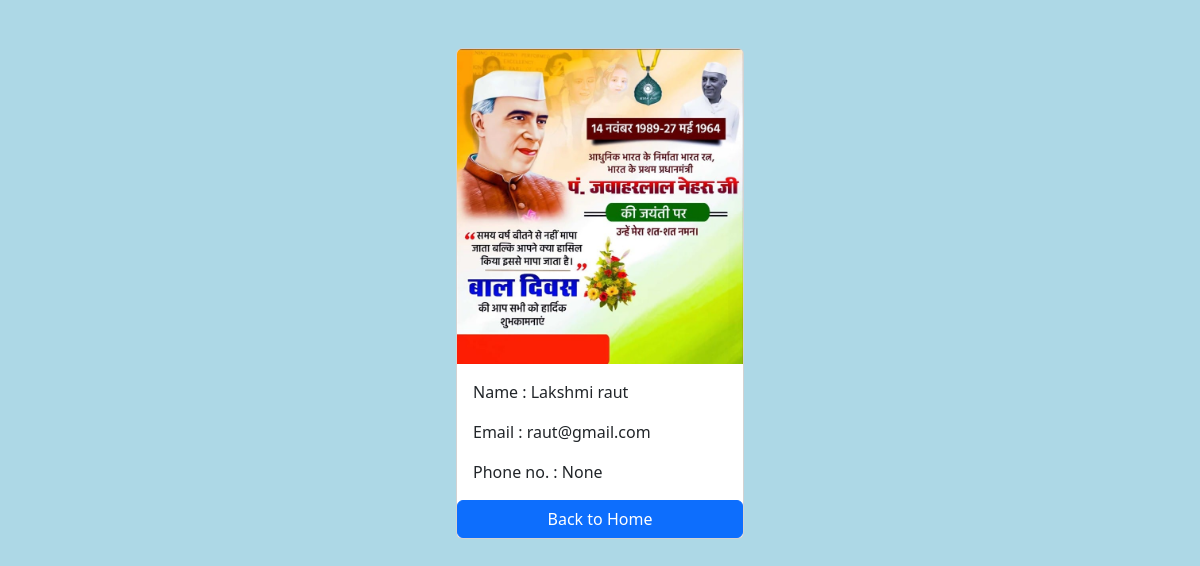
The app's page /employee/2/ with its own data.
### employee/models.py (models this page shows, shortened)
class Employee(models.Model):
    first_name = models.CharField(max_length=100)
    last_name = models.CharField(max_length=100)
    email = models.EmailField(max_length=100, unique=True)
    photo = models.ImageField(upload_to='images/')
    phone_no = models.CharField(max_length=12, blank=True, null=True)
    created_at = models.DateTimeField(auto_now_add=True)
    updated_at = models.DateTimeField(auto_now=True)

### employee/views.py (the view)
# urls.py: path('<int:pk>/', views.employee_detail, name='employee_detail')
def employee_detail(request,pk):
      employee = get_object_or_404(Employee,pk=pk)
      context = {
            'employee': employee,
      }
      return render(request, 'employee_detail.html',context)

### templates/employee_detail.html (shortened to what this page needs)
{% load static %}
<!DOCTYPE html>
<html lang="en">
<head>
    <link href="https://cdn.jsdelivr.net/npm/bootstrap@5.3.8/dist/css/bootstrap.min.css" rel="stylesheet">
    <link rel="stylesheet" href="{% static 'css/style.css' %}">
</head>
<body>
    <div class="container pt-5">
        <div class="card mx-auto" style="width: 18rem;">
        <img src="{{employee.photo.url}}" class="card-img-top" alt="...">
        <div class="card-body">
            <p class="card-text">Name : {{ employee.first_name }} {{employee.last_name}}</p>
            <p class="card-text">Email : {{ employee.email }} </p>
            <p class="card-text"> Phone no. : {{ employee.phone_no}}</p>
        </div>
        <a href="{% url "home" %}" class="btn btn-primary">Back to Home</a>
        </div>
    </div>
</body>
</html>

### mysite/static/css/style.css (style rules this page uses)
body { background-color: lightblue; }

### records on screen
Employee: photo (picture), first_name "Lakshmi", last_name "raut", email "raut@gmail.com", phone_no "None"
